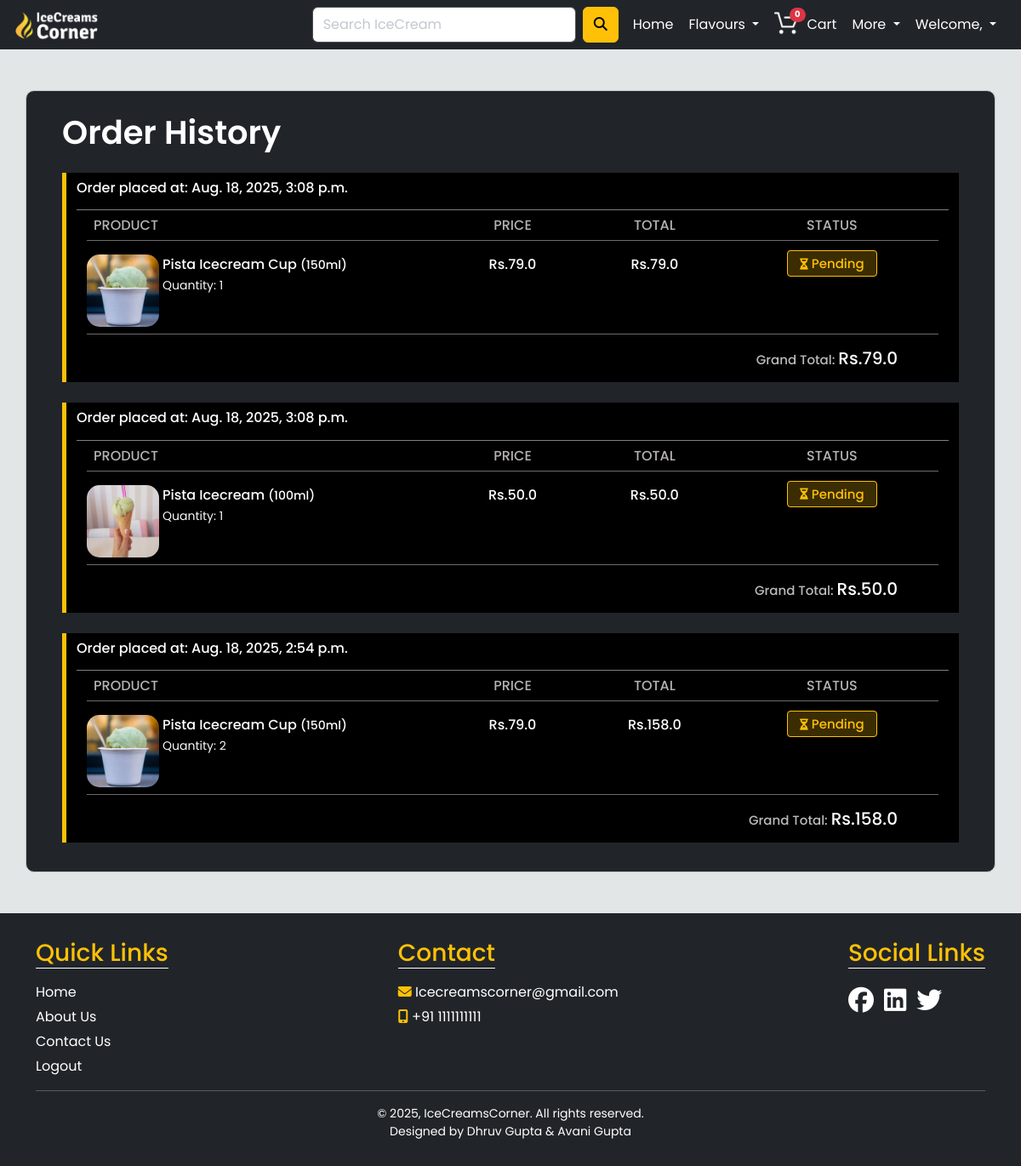
Screenshot of /orders/ (signed in) with the database file from the repository.
### store/models.py (models this page shows, shortened)
class Order(models.Model):
    date = models.DateTimeField(auto_now_add=True)
    total = models.FloatField()
    address = models.TextField()
    phone_number = models.CharField(max_length=15)
    user = models.ForeignKey(User, on_delete=models.CASCADE)

class OrderItem(models.Model):
    quantity = models.PositiveIntegerField(default=1)
    total = models.FloatField()
    is_delivered = models.BooleanField(default=False)
    icecream = models.ForeignKey(IceCream, on_delete=models.CASCADE)
    user = models.ForeignKey(User, on_delete=models.CASCADE)
    order = models.ForeignKey(Order, on_delete=models.CASCADE)

class IceCream(models.Model):
    name = models.CharField(max_length=100)
    volume = models.CharField(max_length=20)  # e.g., "100ml", "250ml"
    price = models.FloatField()
    image= models.ImageField(upload_to='icecream_imgs', default="" )
    user_quantity = models.PositiveIntegerField(default=1)  # User-selected quantity
    category= models.ForeignKey(Category, default=1, on_delete=models.CASCADE)
    total_quantity = models.PositiveIntegerField(default=0)
    sold_quantity = models.PositiveIntegerField(default=0)

### store/views.py (the view)
# urls.py: path('orders/', orders_view, name='orders'),
@login_required(login_url='login')
def orders_view(request):
    return render(request, 'orders.html', {'is_any_order' : Order.objects.filter(user_id=request.user.id).exists(),
     'orders': Order.objects.filter(user_id=request.user.id).order_by('-date'),
     'order_items': OrderItem.objects.filter(user_id=request.user.id)
     })

### store/views.py (called while the page is built)
def get_all_categories(request):
    return {"categories": Category.objects.all()}

def get_cart_items_count(request):
    return {'cart_items_count': Cart.objects.filter(user_id= request.user.id).aggregate(Sum('quantity'))['quantity__sum']}

### templates/orders.html (shortened to what this page needs)
{% extends "base.html" %}
{% block content %}
<section class="container orders-section my-5">
    {% if is_any_order %}
    <div class="order-div">
        <h2 class="my-3 text-white"><big>Order History</big></h2>
        {% for order in orders %}
        <div class="order my-4 bg-black">
            <div class="container">
                <div class="order-placed-details">
                    <h6 class="text-white py-2">Order placed at: {{order.date}}</h6>
                </div>
                <div class="order-large-screen container mt-2 bg-black ">
                    <div class="order-headings mb-2">
                        <div class="col-5">
                            <h6 class="ms-2">PRODUCT</h6>
                        </div>
                        <div class="col-2 text-center">
                            <h6>PRICE</h6>
                        </div>
                        <div class="col-2 text-center">
                            <h6>TOTAL</h6>
                        </div>
                        <div class="col-3 text-center">
                            <h6>STATUS</h6>
                        </div>
                    </div>
                    {% for order_item in order_items %}
                    {% if order.id == order_item.order_id %}
                    <div class="order-main-content mb-2 py-2">
                        <div class="order-img-name-qty col-5">
                            <img src="{{order_item.icecream.image.url}}" height="85px" style="border-radius: 15px;"
                                alt="">
                            <div class="order-name-qty ms-1">
                                <p class="mb-0">{{order_item.icecream.name}} <small>({{order_item.icecream.volume}})</small></p>
                                <small class="text-light">Quantity: {{order_item.quantity}}</small>
                            </div>
                        </div>
                        <div class="order-price col-2 text-center">
                            <p>Rs.{{order_item.icecream.price}}</p>
                        </div>
                        <div class="order-total-price col-2 text-center">
                            <p>Rs.{{order_item.total}}</p>
                        </div>
                        <div class="order-status col-3 text-center">
                            {% if order_item.is_delivered %}
                            <p><span class="my-0 text-success order-delivered"><i class="fas fa-check-circle"></i>
                                    Delivered</span>
                            </p>
                            {% else %}
                            <p><span class="my-0 text-warning order-pending">
                                    Pending</span></p>
                            {% endif %}
                        </div>
                    </div>
                    {% endif %}
                    {% endfor %}
                </div>
                <div class="grand-total py-2">
                    <h6>Grand Total: <span>Rs.{{order.total}}</span></h6>
                </div>
            </div>
        </div>
        {% endfor %}
    </div>
    {% else %}
    <div class="empty-orders-history d-flex justify-content-center align-items-center">
        <h1 class="display-3 text-center"><b>You have no Order history</b></h2>
    </div>
    {% endif %}
</section>
{% endblock content %}

### static/css/style.css (style rules this page uses)
* { box-sizing: border-box; }
body { background-color: #E3E6E6; margin: 0; padding: 0; font-family: 'Poppins', sans-serif; }
.orders-section { background-color: #212529; border: 1px solid rgb(197, 197, 197); border-radius: 10px; }
.orders-section h2 { font-family: 'Poppins', sans-serif; font-weight: 600; }
.order-div { margin: 0 20px; padding: 10px; }
.order-status>p { font-weight: bold; font-size: 15px; }
.grand-total>h6 { color: rgb(187, 187, 187); font-size: 15px; }
.grand-total>h6>span { color: white; font-size: 20px; }
.grand-total { border-top: 1px solid grey; }
.order { border-left: 5px solid #FFC107; }
.order-placed-details { border-bottom: 1px solid grey; }
.order-large-screen { display: none; }
@media screen and (min-width:768px) { .order-large-screen { display: block; } }
@media screen and (min-width:768px) { .grand-total { border: none; } }
@media screen and (min-width:768px) { .order-headings, .order-main-content { display: flex; justify-content: space-between; border-bottom: 1px solid rgba(187, 183, 183, 0.589); } }
@media screen and (min-width:768px) { .order-headings h6 { color: rgb(182, 178, 178); } }
@media screen and (min-width:768px) { .order-img-name-qty { display: flex; } }
@media screen and (min-width:768px) { .order-name-qty>p, .order-price>p, .order-total-price>p { font-weight: 500; color: white; } }
@media screen and (min-width:768px) { .order-status .order-pending { font-weight: 500; background-color: #ffc1073b; padding: 4px 8px; border-radius: 4px; border: 1px solid #FFC107; padding: 4px 14px; } }
@media screen and (min-width:768px) { .grand-total { text-align: right; padding-right: 5vw; } }

### rows the page displays
Order: date "Aug. 18, 2025, 3:08 p.m.", total "79.0"
OrderItem: icecream.image (picture), icecream.name "Pista Icecream Cup", icecream.volume "150ml", quantity "1", icecream.price "79.0", total "79.0", is_delivered "Pending"
Order: date "Aug. 18, 2025, 3:08 p.m.", total "50.0"
OrderItem: icecream.image (picture), icecream.name "Pista Icecream", icecream.volume "100ml", quantity "1", icecream.price "50.0", total "50.0", is_delivered "Pending"
Order: date "Aug. 18, 2025, 2:54 p.m.", total "158.0"
OrderItem: icecream.image (picture), icecream.name "Pista Icecream Cup", icecream.volume "150ml", quantity "2", icecream.price "79.0", total "158.0", is_delivered "Pending"
